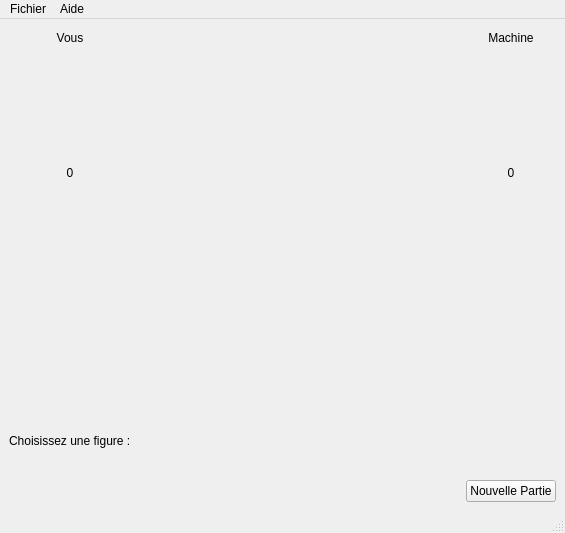
<?xml version="1.0" encoding="UTF-8"?>
<ui version="4.0">
 <class>ChifoumiVue</class>
 <widget class="QMainWindow" name="ChifoumiVue">
  <property name="geometry">
   <rect>
    <x>0</x>
    <y>0</y>
    <width>565</width>
    <height>533</height>
   </rect>
  </property>
  <property name="windowTitle">
   <string>ChifoumiVue</string>
  </property>
  <widget class="QWidget" name="centralwidget">
   <layout class="QHBoxLayout" name="horizontalLayout">
    <item>
     <layout class="QGridLayout" name="gridLayout_3">
      <item row="1" column="2">
       <spacer name="verticalSpacer">
        <property name="orientation">
         <enum>Qt::Vertical</enum>
        </property>
        <property name="sizeHint" stdset="0">
         <size>
          <width>20</width>
          <height>40</height>
         </size>
        </property>
       </spacer>
      </item>
      <item row="2" column="2">
       <spacer name="horizontalSpacer_3">
        <property name="orientation">
         <enum>Qt::Horizontal</enum>
        </property>
        <property name="sizeHint" stdset="0">
         <size>
          <width>40</width>
          <height>20</height>
         </size>
        </property>
       </spacer>
      </item>
      <item row="7" column="0">
       <widget class="QLabel" name="lChoisirFigure">
        <property name="text">
         <string>Choisissez une figure :</string>
        </property>
       </widget>
      </item>
      <item row="4" column="4">
       <widget class="QLabel" name="lChoixMachine">
        <property name="text">
         <string/>
        </property>
        <property name="pixmap">
         <pixmap resource="../images/image.qrc">:/images/rien_115.png</pixmap>
        </property>
        <property name="alignment">
         <set>Qt::AlignCenter</set>
        </property>
       </widget>
      </item>
      <item row="3" column="2">
       <spacer name="verticalSpacer_2">
        <property name="orientation">
         <enum>Qt::Vertical</enum>
        </property>
        <property name="sizeHint" stdset="0">
         <size>
          <width>20</width>
          <height>40</height>
         </size>
        </property>
       </spacer>
      </item>
      <item row="4" column="3">
       <spacer name="horizontalSpacer_4">
        <property name="orientation">
         <enum>Qt::Horizontal</enum>
        </property>
        <property name="sizeHint" stdset="0">
         <size>
          <width>40</width>
          <height>20</height>
         </size>
        </property>
       </spacer>
      </item>
      <item row="2" column="4">
       <widget class="QLabel" name="lScoreMachine">
        <property name="text">
         <string>0</string>
        </property>
        <property name="alignment">
         <set>Qt::AlignCenter</set>
        </property>
       </widget>
      </item>
      <item row="0" column="2">
       <spacer name="horizontalSpacer">
        <property name="orientation">
         <enum>Qt::Horizontal</enum>
        </property>
        <property name="sizeHint" stdset="0">
         <size>
          <width>40</width>
          <height>20</height>
         </size>
        </property>
       </spacer>
      </item>
      <item row="8" column="0">
       <widget class="QLabel" name="lImagePierre">
        <property name="text">
         <string/>
        </property>
        <property name="pixmap">
         <pixmap resource="../images/image.qrc">:/images/pierre_115.png</pixmap>
        </property>
        <property name="alignment">
         <set>Qt::AlignCenter</set>
        </property>
       </widget>
      </item>
      <item row="4" column="1">
       <spacer name="horizontalSpacer_2">
        <property name="orientation">
         <enum>Qt::Horizontal</enum>
        </property>
        <property name="sizeHint" stdset="0">
         <size>
          <width>40</width>
          <height>20</height>
         </size>
        </property>
       </spacer>
      </item>
      <item row="8" column="2">
       <widget class="QLabel" name="lImagePapier">
        <property name="text">
         <string/>
        </property>
        <property name="pixmap">
         <pixmap resource="../images/image.qrc">:/images/papier_115.png</pixmap>
        </property>
        <property name="alignment">
         <set>Qt::AlignCenter</set>
        </property>
       </widget>
      </item>
      <item row="2" column="0">
       <widget class="QLabel" name="lScoreUtilisateur">
        <property name="text">
         <string>0</string>
        </property>
        <property name="alignment">
         <set>Qt::AlignCenter</set>
        </property>
       </widget>
      </item>
      <item row="4" column="0">
       <widget class="QLabel" name="lChoixUtilisateur">
        <property name="text">
         <string/>
        </property>
        <property name="pixmap">
         <pixmap resource="../images/image.qrc">:/images/rien_115.png</pixmap>
        </property>
        <property name="alignment">
         <set>Qt::AlignCenter</set>
        </property>
       </widget>
      </item>
      <item row="5" column="2">
       <spacer name="verticalSpacer_3">
        <property name="orientation">
         <enum>Qt::Vertical</enum>
        </property>
        <property name="sizeHint" stdset="0">
         <size>
          <width>20</width>
          <height>40</height>
         </size>
        </property>
       </spacer>
      </item>
      <item row="4" column="2">
       <widget class="QLabel" name="lVersus">
        <property name="text">
         <string/>
        </property>
        <property name="pixmap">
         <pixmap resource="../images/image.qrc">:/images/versus_70.png</pixmap>
        </property>
        <property name="alignment">
         <set>Qt::AlignCenter</set>
        </property>
       </widget>
      </item>
      <item row="0" column="4">
       <widget class="QLabel" name="lNomMachine">
        <property name="text">
         <string>Machine</string>
        </property>
        <property name="alignment">
         <set>Qt::AlignCenter</set>
        </property>
       </widget>
      </item>
      <item row="8" column="4">
       <widget class="QLabel" name="lImageCiseau">
        <property name="text">
         <string/>
        </property>
        <property name="pixmap">
         <pixmap resource="../images/image.qrc">:/images/ciseau_115.png</pixmap>
        </property>
        <property name="alignment">
         <set>Qt::AlignCenter</set>
        </property>
       </widget>
      </item>
      <item row="9" column="4">
       <widget class="QPushButton" name="bNouvellePartie">
        <property name="text">
         <string>Nouvelle Partie</string>
        </property>
       </widget>
      </item>
      <item row="0" column="0">
       <widget class="QLabel" name="lNomUtilisateur">
        <property name="text">
         <string>Vous</string>
        </property>
        <property name="alignment">
         <set>Qt::AlignCenter</set>
        </property>
       </widget>
      </item>
      <item row="8" column="3">
       <spacer name="horizontalSpacer_5">
        <property name="orientation">
         <enum>Qt::Horizontal</enum>
        </property>
        <property name="sizeHint" stdset="0">
         <size>
          <width>40</width>
          <height>20</height>
         </size>
        </property>
       </spacer>
      </item>
      <item row="8" column="1">
       <spacer name="horizontalSpacer_6">
        <property name="orientation">
         <enum>Qt::Horizontal</enum>
        </property>
        <property name="sizeHint" stdset="0">
         <size>
          <width>40</width>
          <height>20</height>
         </size>
        </property>
       </spacer>
      </item>
     </layout>
    </item>
   </layout>
  </widget>
  <widget class="QMenuBar" name="menubar">
   <property name="geometry">
    <rect>
     <x>0</x>
     <y>0</y>
     <width>565</width>
     <height>20</height>
    </rect>
   </property>
   <widget class="QMenu" name="menuFichier">
    <property name="title">
     <string>Fichier</string>
    </property>
   </widget>
   <widget class="QMenu" name="menuAide">
    <property name="title">
     <string>Aide</string>
    </property>
   </widget>
   <addaction name="menuFichier"/>
   <addaction name="menuAide"/>
  </widget>
  <widget class="QStatusBar" name="statusbar"/>
 </widget>
 <resources>
  <include location="../images/image.qrc"/>
 </resources>
 <connections/>
</ui>
